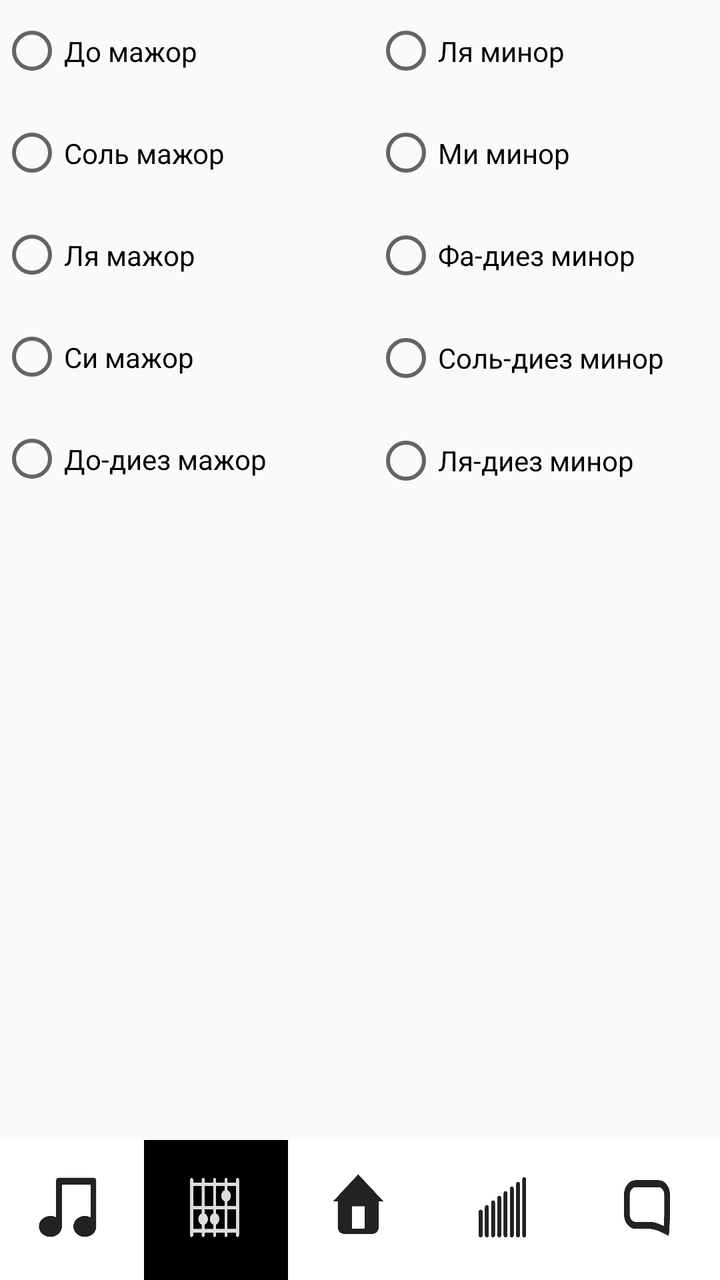
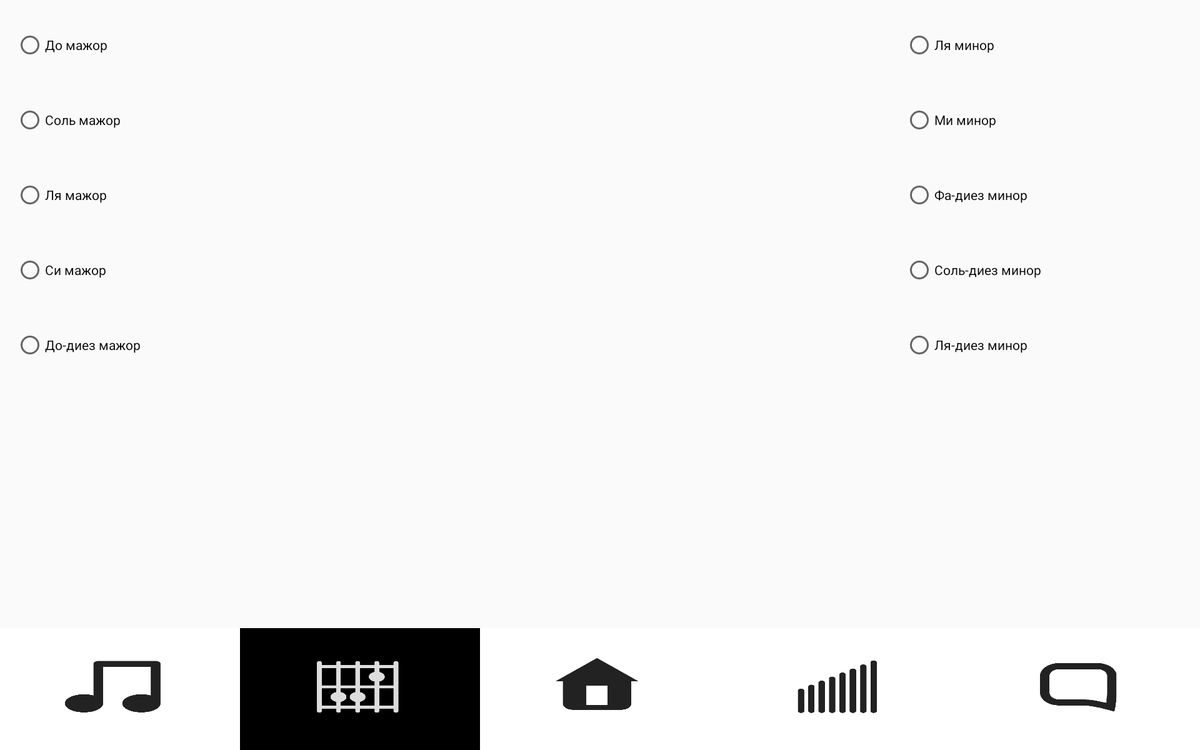

One screen, two layout resources from the same app: the default and the repository's alternative for another configuration. Each is rendered where Android would select it; the XML of both is given below.
<!-- AndroidManifest.xml: application theme AppTheme -->
<!-- res/layout/activity_chordton.xml -->
<?xml version="1.0" encoding="utf-8"?>
<android.support.constraint.ConstraintLayout xmlns:android="http://schemas.android.com/apk/res/android"
    xmlns:app="http://schemas.android.com/apk/res-auto"
    xmlns:tools="http://schemas.android.com/tools"
    android:layout_width="match_parent"
    android:layout_height="match_parent"
    tools:context=".chordton">

    <LinearLayout
        android:id="@+id/linearLayout"
        android:layout_width="match_parent"
        android:layout_height="70dp"

        android:orientation="horizontal"
        app:layout_constraintBottom_toBottomOf="parent"
        app:layout_constraintStart_toStartOf="parent">

        <Button
            android:id="@+id/interval"
            android:layout_width="100dp"
            android:layout_height="match_parent"
            android:layout_weight="1"
            android:background="@drawable/btn1" />

        <Button
            android:id="@+id/accord"
            android:layout_width="100dp"
            android:layout_height="match_parent"
            android:layout_weight="1"
            android:background="@drawable/btn2neg"
            android:shape="ring" />

        <Button
            android:id="@+id/klav"
            android:layout_width="100dp"
            android:layout_height="match_parent"
            android:layout_weight="1"
            android:background="@drawable/btn3" />

        <Button
            android:id="@+id/gamma"
            android:layout_width="100dp"
            android:layout_height="match_parent"
            android:layout_weight="1"
            android:background="@drawable/btn4" />

        <Button
            android:id="@+id/chat"
            android:layout_width="100dp"
            android:layout_height="match_parent"
            android:layout_weight="1"
            android:background="@drawable/btn5" />

    </LinearLayout>

    <RadioGroup
        android:id="@+id/radio"
        android:layout_width="187dp"
        android:layout_height="255dp"
        app:layout_constraintStart_toStartOf="parent"
        tools:layout_editor_absoluteY="0dp">

        <RadioButton
            android:id="@+id/ddur"
            android:layout_width="wrap_content"
            android:layout_height="wrap_content"
            android:layout_weight="1"
            android:text="До мажор" />

        <RadioButton
            android:id="@+id/gdur"
            android:layout_width="wrap_content"
            android:layout_height="wrap_content"
            android:layout_weight="1"
            android:text="Соль мажор" />

        <RadioButton
            android:id="@+id/adur"
            android:layout_width="wrap_content"
            android:layout_height="wrap_content"
            android:layout_weight="1"
            android:text="Ля мажор" />

        <RadioButton
            android:id="@+id/bdur"
            android:layout_width="wrap_content"
            android:layout_height="wrap_content"
            android:layout_weight="1"
            android:text="Си мажор" />

        <RadioButton
            android:id="@+id/dddur"
            android:layout_width="wrap_content"
            android:layout_height="wrap_content"
            android:layout_weight="1"
            android:text="До-диез мажор" />
    </RadioGroup>

    <TextView
        android:id="@+id/textView5"
        android:layout_width="wrap_content"
        android:layout_height="wrap_content"
        android:layout_marginStart="8dp"
        android:layout_marginLeft="8dp"
        android:layout_marginTop="8dp"
        android:layout_marginEnd="8dp"
        android:layout_marginRight="8dp"
        android:layout_marginBottom="8dp"
        app:layout_constraintBottom_toTopOf="@+id/textView3"
        app:layout_constraintEnd_toEndOf="parent"
        app:layout_constraintHorizontal_bias="0.491"
        app:layout_constraintStart_toStartOf="parent"
        app:layout_constraintTop_toBottomOf="@+id/radio"
        app:layout_constraintVertical_bias="0.295" />

    <TextView
        android:id="@+id/textView3"
        android:layout_width="wrap_content"
        android:layout_height="wrap_content"
        android:layout_marginStart="8dp"
        android:layout_marginLeft="8dp"
        android:layout_marginEnd="8dp"
        android:layout_marginRight="8dp"
        android:layout_marginBottom="40dp"
        app:layout_constraintBottom_toTopOf="@+id/linearLayout"
        app:layout_constraintEnd_toEndOf="parent"
        app:layout_constraintHorizontal_bias="0.487"
        app:layout_constraintStart_toStartOf="parent" />

    <RadioGroup
        android:id="@+id/radio2"
        android:layout_width="191dp"
        android:layout_height="256dp"
        android:layout_marginEnd="8dp"
        android:layout_marginRight="8dp"
        android:orientation="vertical"
        app:layout_constraintEnd_toEndOf="parent"
        app:layout_constraintHorizontal_bias="0.0"
        app:layout_constraintStart_toEndOf="@+id/radio"
        tools:layout_editor_absoluteY="0dp">

        <RadioButton
            android:id="@+id/lamin"
            android:layout_width="match_parent"
            android:layout_height="wrap_content"
            android:layout_weight="1"
            android:text="Ля минор" />

        <RadioButton
            android:id="@+id/mimin"
            android:layout_width="match_parent"
            android:layout_height="wrap_content"
            android:layout_weight="1"
            android:text="Ми минор" />

        <RadioButton
            android:id="@+id/fadmin"
            android:layout_width="match_parent"
            android:layout_height="wrap_content"
            android:layout_weight="1"
            android:text="Фа-диез минор" />

        <RadioButton
            android:id="@+id/soldmin"
            android:layout_width="wrap_content"
            android:layout_height="wrap_content"
            android:layout_weight="1"
            android:text="Соль-диез минор" />

        <RadioButton
            android:id="@+id/ladmin"
            android:layout_width="match_parent"
            android:layout_height="wrap_content"
            android:layout_weight="1"
            android:text="Ля-диез минор" />
    </RadioGroup>

</android.support.constraint.ConstraintLayout>
<!-- resources referenced by this layout -->
<resources>
  <!-- drawable btn1: png bitmap (drawable-v24, 8276 bytes) -->
  <!-- drawable btn2neg: jpg bitmap (drawable-v24, 12526 bytes) -->
  <!-- drawable btn3: png bitmap (drawable-v24, 6455 bytes) -->
  <!-- drawable btn4: png bitmap (drawable-v24, 5641 bytes) -->
  <!-- drawable btn5: png bitmap (drawable-v24, 7631 bytes) -->
  <style name="AppTheme" parent="Theme.AppCompat.DayNight.NoActionBar">
          
          <item name="colorPrimary">@color/colorPrimary</item>
          <item name="colorPrimaryDark">@color/colorPrimaryDark</item>
          <item name="colorAccent">@color/colorAccent</item>
  
  
      </style>
</resources>
<!-- res/layout-xlarge/activity_chordton.xml (the repository's variant of the layout above) -->
<!-- drawn on a large tablet held sideways -->
<?xml version="1.0" encoding="utf-8"?>
<android.support.constraint.ConstraintLayout xmlns:android="http://schemas.android.com/apk/res/android"
    xmlns:app="http://schemas.android.com/apk/res-auto"
    xmlns:tools="http://schemas.android.com/tools"
    android:layout_width="match_parent"
    android:layout_height="match_parent"
    tools:context=".chordton">

    <LinearLayout
        android:id="@+id/linearLayout"
        android:layout_width="match_parent"
        android:layout_height="130dp"

        android:orientation="horizontal"
        app:layout_constraintBottom_toBottomOf="parent"
        app:layout_constraintStart_toStartOf="parent">

        <Button
            android:id="@+id/interval"
            android:layout_width="100dp"
            android:layout_height="match_parent"
            android:layout_weight="1"
            android:background="@drawable/btn1" />

        <Button
            android:id="@+id/accord"
            android:layout_width="100dp"
            android:layout_height="match_parent"
            android:layout_weight="1"
            android:background="@drawable/btn2neg"
            android:shape="ring" />

        <Button
            android:id="@+id/klav"
            android:layout_width="100dp"
            android:layout_height="match_parent"
            android:layout_weight="1"
            android:background="@drawable/btn3" />

        <Button
            android:id="@+id/gamma"
            android:layout_width="100dp"
            android:layout_height="match_parent"
            android:layout_weight="1"
            android:background="@drawable/btn4" />

        <Button
            android:id="@+id/chat"
            android:layout_width="100dp"
            android:layout_height="match_parent"
            android:layout_weight="1"
            android:background="@drawable/btn5" />

    </LinearLayout>

    <RadioGroup
        android:id="@+id/radio"
        android:layout_width="305dp"
        android:layout_height="400dp"
        android:layout_marginStart="16dp"
        android:layout_marginLeft="16dp"
        android:layout_marginTop="8dp"
        app:layout_constraintStart_toStartOf="parent"
        app:layout_constraintTop_toTopOf="parent">

        <RadioButton
            android:id="@+id/ddur"
            android:layout_width="wrap_content"
            android:layout_height="wrap_content"
            android:layout_weight="1"
            android:text="До мажор" />

        <RadioButton
            android:id="@+id/gdur"
            android:layout_width="wrap_content"
            android:layout_height="wrap_content"
            android:layout_weight="1"
            android:text="Соль мажор" />

        <RadioButton
            android:id="@+id/adur"
            android:layout_width="wrap_content"
            android:layout_height="wrap_content"
            android:layout_weight="1"
            android:text="Ля мажор" />

        <RadioButton
            android:id="@+id/bdur"
            android:layout_width="wrap_content"
            android:layout_height="wrap_content"
            android:layout_weight="1"
            android:text="Си мажор" />

        <RadioButton
            android:id="@+id/dddur"
            android:layout_width="wrap_content"
            android:layout_height="wrap_content"
            android:layout_weight="1"
            android:text="До-диез мажор" />
    </RadioGroup>

    <TextView
        android:id="@+id/textView5"
        android:layout_width="wrap_content"
        android:layout_height="wrap_content"
        android:layout_marginStart="8dp"
        android:layout_marginLeft="8dp"
        android:layout_marginTop="8dp"
        android:layout_marginEnd="8dp"
        android:layout_marginRight="8dp"
        android:layout_marginBottom="8dp"
        app:layout_constraintBottom_toTopOf="@+id/textView3"
        app:layout_constraintEnd_toEndOf="parent"
        app:layout_constraintHorizontal_bias="0.491"
        app:layout_constraintStart_toStartOf="parent"
        app:layout_constraintTop_toBottomOf="@+id/radio"
        app:layout_constraintVertical_bias="0.295" />

    <TextView
        android:id="@+id/textView3"
        android:layout_width="wrap_content"
        android:layout_height="wrap_content"
        android:layout_marginStart="8dp"
        android:layout_marginLeft="8dp"
        android:layout_marginEnd="8dp"
        android:layout_marginRight="8dp"
        android:layout_marginBottom="40dp"
        app:layout_constraintBottom_toTopOf="@+id/linearLayout"
        app:layout_constraintEnd_toEndOf="parent"
        app:layout_constraintHorizontal_bias="0.487"
        app:layout_constraintStart_toStartOf="parent" />

    <RadioGroup
        android:id="@+id/radio2"
        android:layout_width="307dp"
        android:layout_height="400dp"
        android:layout_marginTop="8dp"
        android:layout_marginEnd="8dp"
        android:layout_marginRight="8dp"
        android:orientation="vertical"
        app:layout_constraintEnd_toEndOf="parent"
        app:layout_constraintTop_toTopOf="parent">

        <RadioButton
            android:id="@+id/lamin"
            android:layout_width="match_parent"
            android:layout_height="wrap_content"
            android:layout_weight="1"
            android:text="Ля минор" />

        <RadioButton
            android:id="@+id/mimin"
            android:layout_width="match_parent"
            android:layout_height="wrap_content"
            android:layout_weight="1"
            android:text="Ми минор" />

        <RadioButton
            android:id="@+id/fadmin"
            android:layout_width="match_parent"
            android:layout_height="wrap_content"
            android:layout_weight="1"
            android:text="Фа-диез минор" />

        <RadioButton
            android:id="@+id/soldmin"
            android:layout_width="wrap_content"
            android:layout_height="wrap_content"
            android:layout_weight="1"
            android:text="Соль-диез минор" />

        <RadioButton
            android:id="@+id/ladmin"
            android:layout_width="match_parent"
            android:layout_height="wrap_content"
            android:layout_weight="1"
            android:text="Ля-диез минор" />
    </RadioGroup>

</android.support.constraint.ConstraintLayout>
